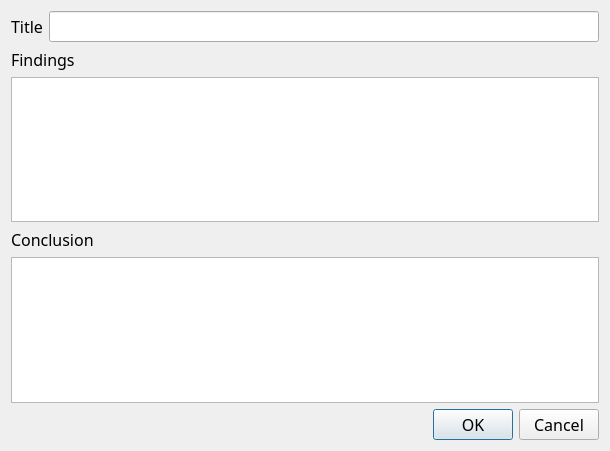
<?xml version="1.0" encoding="UTF-8"?>
<ui version="4.0">
 <class>NewItemDialog</class>
 <widget class="QDialog" name="NewItemDialog">
  <property name="geometry">
   <rect>
    <x>0</x>
    <y>0</y>
    <width>610</width>
    <height>451</height>
   </rect>
  </property>
  <property name="font">
   <font>
    <family>微软雅黑</family>
    <pointsize>12</pointsize>
   </font>
  </property>
  <property name="windowTitle">
   <string>Dialog</string>
  </property>
  <layout class="QVBoxLayout" name="verticalLayout_3">
   <item>
    <layout class="QHBoxLayout" name="horizontalLayout">
     <item>
      <widget class="QLabel" name="label">
       <property name="text">
        <string>Title</string>
       </property>
       <property name="buddy">
        <cstring>titleEdit</cstring>
       </property>
      </widget>
     </item>
     <item>
      <widget class="QLineEdit" name="titleEdit"/>
     </item>
    </layout>
   </item>
   <item>
    <layout class="QVBoxLayout" name="verticalLayout">
     <item>
      <widget class="QLabel" name="label_2">
       <property name="text">
        <string>Findings</string>
       </property>
       <property name="buddy">
        <cstring>findingsEdit</cstring>
       </property>
      </widget>
     </item>
     <item>
      <widget class="QTextEdit" name="findingsEdit"/>
     </item>
    </layout>
   </item>
   <item>
    <layout class="QVBoxLayout" name="verticalLayout_2">
     <item>
      <widget class="QLabel" name="label_3">
       <property name="text">
        <string>Conclusion</string>
       </property>
       <property name="buddy">
        <cstring>conclusionEdit</cstring>
       </property>
      </widget>
     </item>
     <item>
      <widget class="QTextEdit" name="conclusionEdit"/>
     </item>
    </layout>
   </item>
   <item>
    <layout class="QHBoxLayout" name="horizontalLayout_2">
     <item>
      <spacer name="horizontalSpacer">
       <property name="orientation">
        <enum>Qt::Horizontal</enum>
       </property>
       <property name="sizeHint" stdset="0">
        <size>
         <width>40</width>
         <height>20</height>
        </size>
       </property>
      </spacer>
     </item>
     <item>
      <widget class="QPushButton" name="okButton">
       <property name="text">
        <string>OK</string>
       </property>
      </widget>
     </item>
     <item>
      <widget class="QPushButton" name="cancelButton">
       <property name="text">
        <string>Cancel</string>
       </property>
      </widget>
     </item>
    </layout>
   </item>
  </layout>
 </widget>
 <resources/>
 <connections>
  <connection>
   <sender>cancelButton</sender>
   <signal>clicked()</signal>
   <receiver>NewItemDialog</receiver>
   <slot>reject()</slot>
   <hints>
    <hint type="sourcelabel">
     <x>560</x>
     <y>428</y>
    </hint>
    <hint type="destinationlabel">
     <x>565</x>
     <y>447</y>
    </hint>
   </hints>
  </connection>
 </connections>
</ui>
